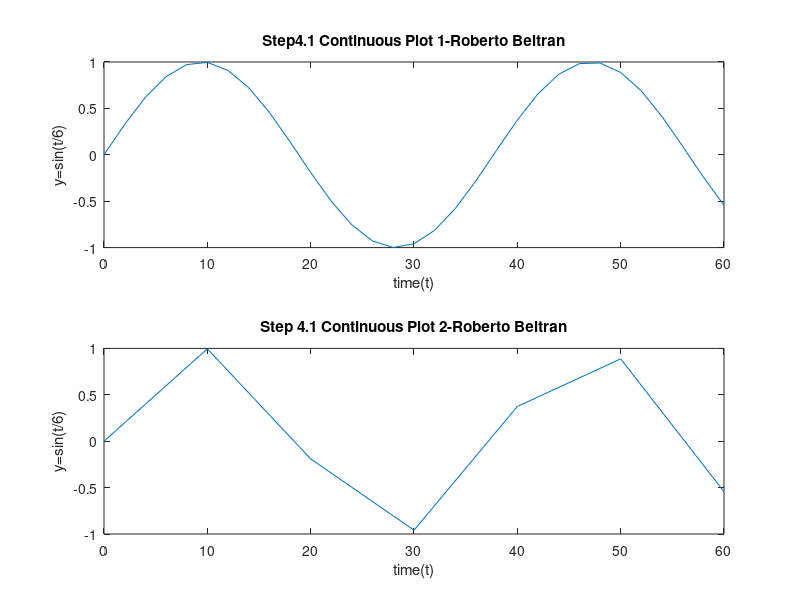

MATLAB code to generate this figure:
%Continuous time plot of sin(t/6)
n1=0:2:60;
z=sin(n1/6);
subplot(2,1,1)
plot(n1,z)
title("Step4.1 Continuous Plot 1-Roberto Beltran")
ylabel('y=sin(t/6)')
xlabel('time(t)')

%Continuous time plot of sin(t/6)
n2=0:10:60;
w=sin(n2/6);
subplot(2,1,2)
plot(n2,w)
title("Step 4.1 Continuous Plot 2-Roberto Beltran")
ylabel('y=sin(t/6)')
xlabel('time(t)')